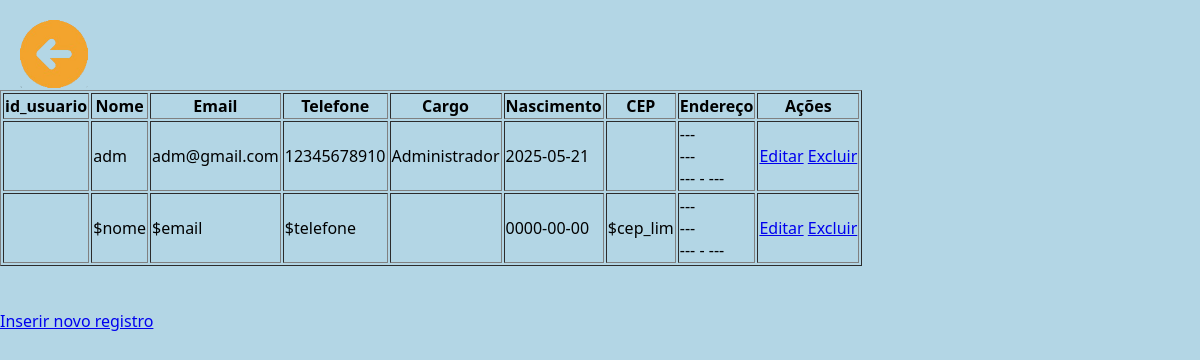
/public/crud_usuarios/read_usuarios.php, run on the app's committed database.
### tables this page shows
CREATE TABLE usuario(
    id_usuario INT PRIMARY KEY AUTO_INCREMENT,
    nome_usuario VARCHAR(255) NOT NULL,
    email_usuario VARCHAR(255) NOT NULL UNIQUE,
    senha_usuario VARCHAR(255) NOT NULL,
    telefone_usuario VARCHAR(20) NOT NULL,
    cargo_usuario ENUM('Administrador','Maquinista','Usuario') NOT NULL,
    nascimento_usuario DATE NOT NULL,
    foto_perfil VARCHAR(255) DEFAULT 'default.jpg',
    cep_usuario VARCHAR(8),
    rua_usuario VARCHAR(100),
    bairro_usuario VARCHAR(100),
    cidade_usuario VARCHAR(100),
    estado_usuario VARCHAR(2)
);

### public/crud_usuarios/read_usuarios.php (the view, shortened to what this page needs)
<html lang="pt-br">
<head>
    <link rel="stylesheet" href="../../style/style.css">
</head>
<body>
    <header style="background-color: rgba(255, 0, 0, 0);">
        <a href="../homepage.php">
            <img src="../../assets/voltarICON.png" alt="" class="voltarICON">
        </a>
    </header>
    <main>
        <?php
        include '../../db.php';
        $sql = "SELECT * FROM usuario";
        $result = $mysqli->query($sql);
        if ($result->num_rows > 0) {
            echo "<table border='1'>
                    <tr>
                        <th>id_usuario</th>
                        <th>Nome</th>
                        <th>Email</th>
                        <th>Telefone</th>
                        <th>Cargo</th>
                        <th>Nascimento</th>
                        <th>CEP</th>
                        <th>Endereço</th>
                        <th>Ações</th>
                    </tr>";
            while ($row = $result->fetch_assoc()) {
                $cep = $row['cep_usuario'] ?? '';
                if (!empty($cep)) {
                    $cep_limpo = preg_replace('/\D/', '', $cep);
                    $api_url = "https://brasilapi.com.br/api/cep/v1/" . $cep_limpo;
                    $ch = curl_init($api_url);
                    $response = curl_exec($ch);
                    $endereco = json_decode($response, true);
                    $logradouro = $endereco['street'] ?? '---';
                    $bairro     = $endereco['neighborhood'] ?? '---';
                    $cidade     = $endereco['city'] ?? '---';
                    $estado     = $endereco['state'] ?? '---';
                } else {
                    $logradouro = $bairro = $cidade = $estado = '---';
                }
                echo "<tr>
                        <td>{$row['id']}</td>
                        <td>{$row['nome_usuario']}</td>
                        <td>{$row['email_usuario']}</td>
                        <td>{$row['telefone_usuario']}</td>
                        <td>{$row['cargo_usuario']}</td>
                        <td>{$row['nascimento_usuario']}</td>
                        <td>$cep</td>
                        <td>
                            $logradouro <br>
                            $bairro <br>
                            $cidade - $estado
                        </td>
                        <td>
                            <a href='update.php?id={$row['id']}'>Editar</a>
                            <a href='delete.php?id={$row['id']}'>Excluir</a>
                        </td>
                    </tr>";
            }
            echo "</table>";
        } else {
            echo "Nenhum registro encontrado.";
        }
        echo "<br><br><a href='cadastro_usuarios.php'>Inserir novo registro</a>";
        ?>
    </main>
</body>
</html>

### style/style.css (style rules this page uses)
body { margin: 0; padding: 0; background-color: #B3D6E5; font-family: 'Segoe UI', Tahoma, Geneva, Verdana, sans-serif; overflow: hidden; }
header { background-color: #4AB9D2; width: 100%; height: 90px; height: 90px; }
.voltarICON { margin: 20px; height: 75%; }

### data on the page
usuario: nome_usuario "adm", email_usuario "adm@gmail.com", telefone_usuario "12345678910", cargo_usuario "Administrador", nascimento_usuario "2025-05-21", logradouro "---", bairro "---", cidade "---", estado "---"
usuario: nome_usuario "$nome", email_usuario "$email", telefone_usuario "$telefone", nascimento_usuario "0000-00-00", cep_usuario "$cep_lim", logradouro "---", bairro "---", cidade "---", estado "---"
